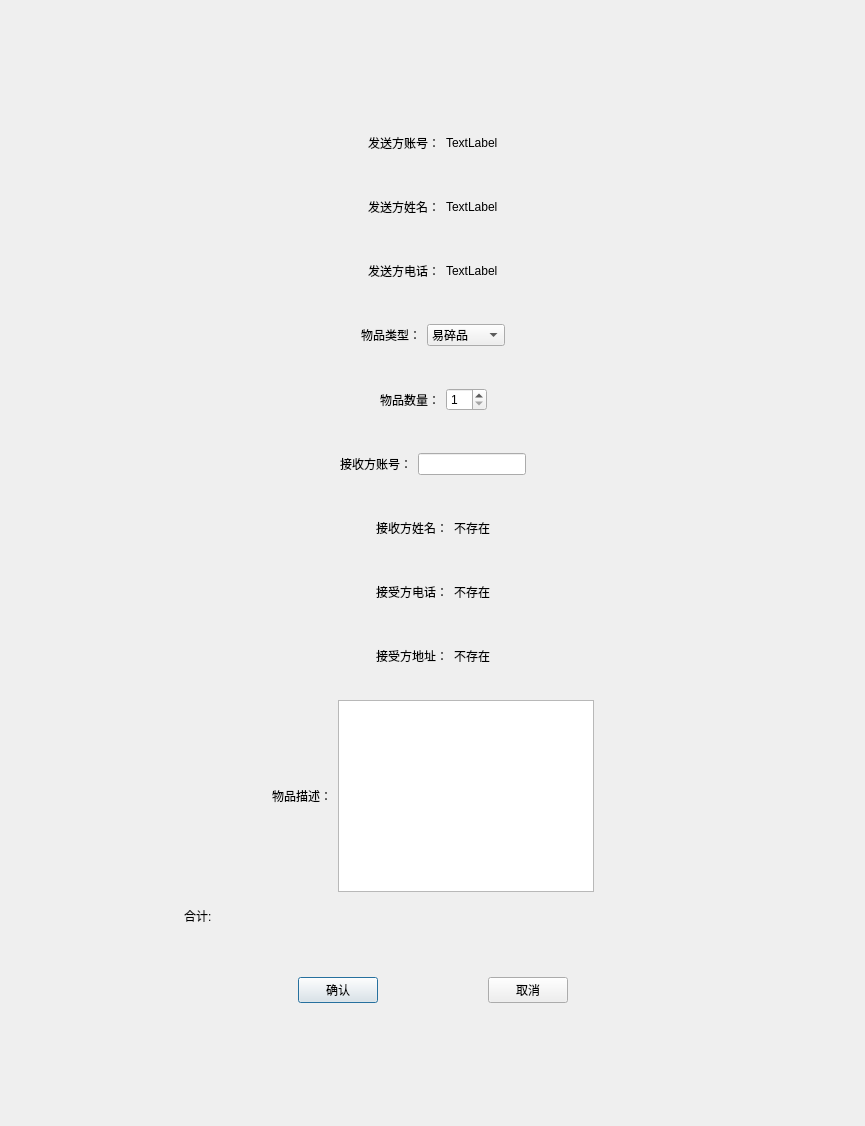
<?xml version="1.0" encoding="UTF-8"?>
<ui version="4.0">
 <class>SendPackageWindow</class>
 <widget class="QDialog" name="SendPackageWindow">
  <property name="geometry">
   <rect>
    <x>0</x>
    <y>0</y>
    <width>865</width>
    <height>1126</height>
   </rect>
  </property>
  <property name="windowTitle">
   <string>Dialog</string>
  </property>
  <layout class="QGridLayout" name="gridLayout_3">
   <item row="0" column="2">
    <spacer name="horizontalSpacer_17">
     <property name="orientation">
      <enum>Qt::Horizontal</enum>
     </property>
     <property name="sizeHint" stdset="0">
      <size>
       <width>85</width>
       <height>20</height>
      </size>
     </property>
    </spacer>
   </item>
   <item row="0" column="1">
    <widget class="QWidget" name="widget_7" native="true">
     <layout class="QVBoxLayout" name="verticalLayout_2">
      <item>
       <spacer name="verticalSpacer_4">
        <property name="orientation">
         <enum>Qt::Vertical</enum>
        </property>
        <property name="sizeHint" stdset="0">
         <size>
          <width>20</width>
          <height>40</height>
         </size>
        </property>
       </spacer>
      </item>
      <item>
       <widget class="QWidget" name="widget_3" native="true">
        <layout class="QVBoxLayout" name="verticalLayout">
         <item>
          <widget class="QWidget" name="widget_20" native="true">
           <layout class="QHBoxLayout" name="horizontalLayout_17">
            <item>
             <spacer name="horizontalSpacer_19">
              <property name="orientation">
               <enum>Qt::Horizontal</enum>
              </property>
              <property name="sizeHint" stdset="0">
               <size>
                <width>40</width>
                <height>40</height>
               </size>
              </property>
             </spacer>
            </item>
            <item>
             <widget class="QWidget" name="widget_21" native="true">
              <layout class="QHBoxLayout" name="horizontalLayout">
               <item>
                <widget class="QLabel" name="label_14">
                 <property name="sizePolicy">
                  <sizepolicy hsizetype="Fixed" vsizetype="Preferred">
                   <horstretch>0</horstretch>
                   <verstretch>0</verstretch>
                  </sizepolicy>
                 </property>
                 <property name="text">
                  <string>发送方账号：</string>
                 </property>
                </widget>
               </item>
               <item>
                <widget class="QLabel" name="SenderUsername_Label">
                 <property name="text">
                  <string>TextLabel</string>
                 </property>
                </widget>
               </item>
              </layout>
             </widget>
            </item>
            <item>
             <spacer name="horizontalSpacer_20">
              <property name="orientation">
               <enum>Qt::Horizontal</enum>
              </property>
              <property name="sizeHint" stdset="0">
               <size>
                <width>40</width>
                <height>40</height>
               </size>
              </property>
             </spacer>
            </item>
           </layout>
          </widget>
         </item>
         <item>
          <widget class="QWidget" name="widget_22" native="true">
           <layout class="QHBoxLayout" name="horizontalLayout_2">
            <item>
             <spacer name="horizontalSpacer_21">
              <property name="orientation">
               <enum>Qt::Horizontal</enum>
              </property>
              <property name="sizeHint" stdset="0">
               <size>
                <width>40</width>
                <height>40</height>
               </size>
              </property>
             </spacer>
            </item>
            <item>
             <widget class="QLabel" name="label_15">
              <property name="sizePolicy">
               <sizepolicy hsizetype="Fixed" vsizetype="Preferred">
                <horstretch>0</horstretch>
                <verstretch>0</verstretch>
               </sizepolicy>
              </property>
              <property name="text">
               <string>发送方姓名：</string>
              </property>
             </widget>
            </item>
            <item>
             <widget class="QLabel" name="SenderName_Label">
              <property name="text">
               <string>TextLabel</string>
              </property>
             </widget>
            </item>
            <item>
             <spacer name="horizontalSpacer_22">
              <property name="orientation">
               <enum>Qt::Horizontal</enum>
              </property>
              <property name="sizeHint" stdset="0">
               <size>
                <width>40</width>
                <height>40</height>
               </size>
              </property>
             </spacer>
            </item>
           </layout>
          </widget>
         </item>
         <item>
          <widget class="QWidget" name="widget_29" native="true">
           <layout class="QHBoxLayout" name="horizontalLayout_20">
            <item>
             <spacer name="horizontalSpacer_33">
              <property name="orientation">
               <enum>Qt::Horizontal</enum>
              </property>
              <property name="sizeHint" stdset="0">
               <size>
                <width>40</width>
                <height>40</height>
               </size>
              </property>
             </spacer>
            </item>
            <item>
             <widget class="QLabel" name="label_20">
              <property name="sizePolicy">
               <sizepolicy hsizetype="Fixed" vsizetype="Preferred">
                <horstretch>0</horstretch>
                <verstretch>0</verstretch>
               </sizepolicy>
              </property>
              <property name="text">
               <string>发送方电话：</string>
              </property>
             </widget>
            </item>
            <item>
             <widget class="QLabel" name="SenderPhoneNum_Label">
              <property name="text">
               <string>TextLabel</string>
              </property>
             </widget>
            </item>
            <item>
             <spacer name="horizontalSpacer_34">
              <property name="orientation">
               <enum>Qt::Horizontal</enum>
              </property>
              <property name="sizeHint" stdset="0">
               <size>
                <width>40</width>
                <height>40</height>
               </size>
              </property>
             </spacer>
            </item>
           </layout>
          </widget>
         </item>
         <item>
          <widget class="QWidget" name="widget_31" native="true">
           <layout class="QHBoxLayout" name="horizontalLayout_23">
            <item>
             <spacer name="horizontalSpacer_37">
              <property name="orientation">
               <enum>Qt::Horizontal</enum>
              </property>
              <property name="sizeHint" stdset="0">
               <size>
                <width>40</width>
                <height>40</height>
               </size>
              </property>
             </spacer>
            </item>
            <item>
             <widget class="QWidget" name="widget_32" native="true">
              <layout class="QHBoxLayout" name="horizontalLayout_25">
               <item>
                <widget class="QLabel" name="label_22">
                 <property name="text">
                  <string>物品类型：</string>
                 </property>
                </widget>
               </item>
               <item>
                <widget class="QComboBox" name="typeOfPkg">
                 <item>
                  <property name="text">
                   <string>易碎品</string>
                  </property>
                 </item>
                 <item>
                  <property name="text">
                   <string>图书</string>
                  </property>
                 </item>
                 <item>
                  <property name="text">
                   <string>普通物品</string>
                  </property>
                 </item>
                </widget>
               </item>
              </layout>
             </widget>
            </item>
            <item>
             <spacer name="horizontalSpacer_38">
              <property name="orientation">
               <enum>Qt::Horizontal</enum>
              </property>
              <property name="sizeHint" stdset="0">
               <size>
                <width>40</width>
                <height>40</height>
               </size>
              </property>
             </spacer>
            </item>
           </layout>
          </widget>
         </item>
         <item>
          <widget class="QWidget" name="widget_48" native="true">
           <layout class="QHBoxLayout" name="horizontalLayout_41">
            <item>
             <spacer name="horizontalSpacer_64">
              <property name="orientation">
               <enum>Qt::Horizontal</enum>
              </property>
              <property name="sizeHint" stdset="0">
               <size>
                <width>40</width>
                <height>40</height>
               </size>
              </property>
             </spacer>
            </item>
            <item>
             <widget class="QWidget" name="widget_51" native="true">
              <layout class="QHBoxLayout" name="horizontalLayout_42">
               <item>
                <widget class="QLabel" name="label_35">
                 <property name="text">
                  <string>物品数量：</string>
                 </property>
                </widget>
               </item>
               <item>
                <widget class="QDoubleSpinBox" name="numberOfPkg">
                 <property name="decimals">
                  <number>0</number>
                 </property>
                 <property name="minimum">
                  <double>1.000000000000000</double>
                 </property>
                 <property name="maximum">
                  <double>99.000000000000000</double>
                 </property>
                 <property name="singleStep">
                  <double>1.000000000000000</double>
                 </property>
                </widget>
               </item>
              </layout>
             </widget>
            </item>
            <item>
             <spacer name="horizontalSpacer_65">
              <property name="orientation">
               <enum>Qt::Horizontal</enum>
              </property>
              <property name="sizeHint" stdset="0">
               <size>
                <width>40</width>
                <height>40</height>
               </size>
              </property>
             </spacer>
            </item>
           </layout>
          </widget>
         </item>
         <item>
          <widget class="QWidget" name="widget_24" native="true">
           <layout class="QHBoxLayout" name="horizontalLayout_21">
            <item>
             <spacer name="horizontalSpacer_23">
              <property name="orientation">
               <enum>Qt::Horizontal</enum>
              </property>
              <property name="sizeHint" stdset="0">
               <size>
                <width>40</width>
                <height>40</height>
               </size>
              </property>
             </spacer>
            </item>
            <item>
             <widget class="QWidget" name="widget_25" native="true">
              <layout class="QHBoxLayout" name="horizontalLayout_22">
               <item>
                <widget class="QLabel" name="label_16">
                 <property name="text">
                  <string>接收方账号：</string>
                 </property>
                </widget>
               </item>
               <item>
                <widget class="QLineEdit" name="RecvUserName_Line"/>
               </item>
              </layout>
             </widget>
            </item>
            <item>
             <spacer name="horizontalSpacer_24">
              <property name="orientation">
               <enum>Qt::Horizontal</enum>
              </property>
              <property name="sizeHint" stdset="0">
               <size>
                <width>40</width>
                <height>40</height>
               </size>
              </property>
             </spacer>
            </item>
           </layout>
          </widget>
         </item>
         <item>
          <widget class="QWidget" name="widget_26" native="true">
           <layout class="QHBoxLayout" name="horizontalLayout_18">
            <item>
             <spacer name="horizontalSpacer_29">
              <property name="orientation">
               <enum>Qt::Horizontal</enum>
              </property>
              <property name="sizeHint" stdset="0">
               <size>
                <width>40</width>
                <height>40</height>
               </size>
              </property>
             </spacer>
            </item>
            <item>
             <widget class="QLabel" name="label_18">
              <property name="text">
               <string>接收方姓名：</string>
              </property>
             </widget>
            </item>
            <item>
             <widget class="QLabel" name="RecvName_Label">
              <property name="text">
               <string>不存在</string>
              </property>
             </widget>
            </item>
            <item>
             <spacer name="horizontalSpacer_30">
              <property name="orientation">
               <enum>Qt::Horizontal</enum>
              </property>
              <property name="sizeHint" stdset="0">
               <size>
                <width>40</width>
                <height>40</height>
               </size>
              </property>
             </spacer>
            </item>
           </layout>
          </widget>
         </item>
         <item>
          <widget class="QWidget" name="widget_27" native="true">
           <layout class="QHBoxLayout" name="horizontalLayout_19">
            <item>
             <spacer name="horizontalSpacer_31">
              <property name="orientation">
               <enum>Qt::Horizontal</enum>
              </property>
              <property name="sizeHint" stdset="0">
               <size>
                <width>40</width>
                <height>40</height>
               </size>
              </property>
             </spacer>
            </item>
            <item>
             <widget class="QLabel" name="label_19">
              <property name="text">
               <string>接受方电话：</string>
              </property>
             </widget>
            </item>
            <item>
             <widget class="QLabel" name="RecvPhoneNum_Label">
              <property name="text">
               <string>不存在</string>
              </property>
             </widget>
            </item>
            <item>
             <spacer name="horizontalSpacer_32">
              <property name="orientation">
               <enum>Qt::Horizontal</enum>
              </property>
              <property name="sizeHint" stdset="0">
               <size>
                <width>40</width>
                <height>40</height>
               </size>
              </property>
             </spacer>
            </item>
           </layout>
          </widget>
         </item>
         <item>
          <widget class="QWidget" name="widget_23" native="true">
           <layout class="QHBoxLayout" name="horizontalLayout_6">
            <item>
             <spacer name="horizontalSpacer_25">
              <property name="orientation">
               <enum>Qt::Horizontal</enum>
              </property>
              <property name="sizeHint" stdset="0">
               <size>
                <width>40</width>
                <height>40</height>
               </size>
              </property>
             </spacer>
            </item>
            <item>
             <widget class="QLabel" name="label_17">
              <property name="text">
               <string>接受方地址：</string>
              </property>
             </widget>
            </item>
            <item>
             <widget class="QLabel" name="RecvAddr_Label">
              <property name="text">
               <string>不存在</string>
              </property>
             </widget>
            </item>
            <item>
             <spacer name="horizontalSpacer_26">
              <property name="orientation">
               <enum>Qt::Horizontal</enum>
              </property>
              <property name="sizeHint" stdset="0">
               <size>
                <width>40</width>
                <height>40</height>
               </size>
              </property>
             </spacer>
            </item>
           </layout>
          </widget>
         </item>
         <item>
          <widget class="QWidget" name="widget_30" native="true">
           <layout class="QHBoxLayout" name="horizontalLayout_7">
            <item>
             <spacer name="horizontalSpacer_35">
              <property name="orientation">
               <enum>Qt::Horizontal</enum>
              </property>
              <property name="sizeHint" stdset="0">
               <size>
                <width>40</width>
                <height>40</height>
               </size>
              </property>
             </spacer>
            </item>
            <item>
             <widget class="QLabel" name="label_21">
              <property name="text">
               <string>物品描述：</string>
              </property>
             </widget>
            </item>
            <item>
             <widget class="QPlainTextEdit" name="remark_Edit"/>
            </item>
            <item>
             <spacer name="horizontalSpacer_36">
              <property name="orientation">
               <enum>Qt::Horizontal</enum>
              </property>
              <property name="sizeHint" stdset="0">
               <size>
                <width>40</width>
                <height>40</height>
               </size>
              </property>
             </spacer>
            </item>
           </layout>
          </widget>
         </item>
         <item>
          <widget class="QLabel" name="Input_Error_2">
           <property name="enabled">
            <bool>true</bool>
           </property>
           <property name="text">
            <string>合计:</string>
           </property>
          </widget>
         </item>
         <item>
          <widget class="QLabel" name="Price_Label">
           <property name="sizePolicy">
            <sizepolicy hsizetype="Preferred" vsizetype="Preferred">
             <horstretch>0</horstretch>
             <verstretch>20</verstretch>
            </sizepolicy>
           </property>
           <property name="font">
            <font>
             <pointsize>20</pointsize>
            </font>
           </property>
           <property name="frameShape">
            <enum>QFrame::NoFrame</enum>
           </property>
           <property name="frameShadow">
            <enum>QFrame::Plain</enum>
           </property>
           <property name="text">
            <string/>
           </property>
          </widget>
         </item>
         <item>
          <widget class="QWidget" name="widget_28" native="true">
           <layout class="QHBoxLayout" name="horizontalLayout_24">
            <item>
             <spacer name="horizontalSpacer_4">
              <property name="orientation">
               <enum>Qt::Horizontal</enum>
              </property>
              <property name="sizeHint" stdset="0">
               <size>
                <width>69</width>
                <height>20</height>
               </size>
              </property>
             </spacer>
            </item>
            <item>
             <widget class="QPushButton" name="btn_Confirm_2">
              <property name="text">
               <string>确认</string>
              </property>
             </widget>
            </item>
            <item>
             <spacer name="horizontalSpacer_5">
              <property name="orientation">
               <enum>Qt::Horizontal</enum>
              </property>
              <property name="sizeHint" stdset="0">
               <size>
                <width>68</width>
                <height>20</height>
               </size>
              </property>
             </spacer>
            </item>
            <item>
             <widget class="QPushButton" name="btn_Cancel_2">
              <property name="text">
               <string>取消</string>
              </property>
             </widget>
            </item>
            <item>
             <spacer name="horizontalSpacer_27">
              <property name="orientation">
               <enum>Qt::Horizontal</enum>
              </property>
              <property name="sizeHint" stdset="0">
               <size>
                <width>69</width>
                <height>20</height>
               </size>
              </property>
             </spacer>
            </item>
           </layout>
          </widget>
         </item>
        </layout>
       </widget>
      </item>
      <item>
       <spacer name="verticalSpacer_6">
        <property name="orientation">
         <enum>Qt::Vertical</enum>
        </property>
        <property name="sizeHint" stdset="0">
         <size>
          <width>516</width>
          <height>9</height>
         </size>
        </property>
       </spacer>
      </item>
     </layout>
    </widget>
   </item>
   <item row="0" column="0">
    <spacer name="horizontalSpacer_28">
     <property name="orientation">
      <enum>Qt::Horizontal</enum>
     </property>
     <property name="sizeHint" stdset="0">
      <size>
       <width>85</width>
       <height>20</height>
      </size>
     </property>
    </spacer>
   </item>
  </layout>
 </widget>
 <resources/>
 <connections/>
</ui>
